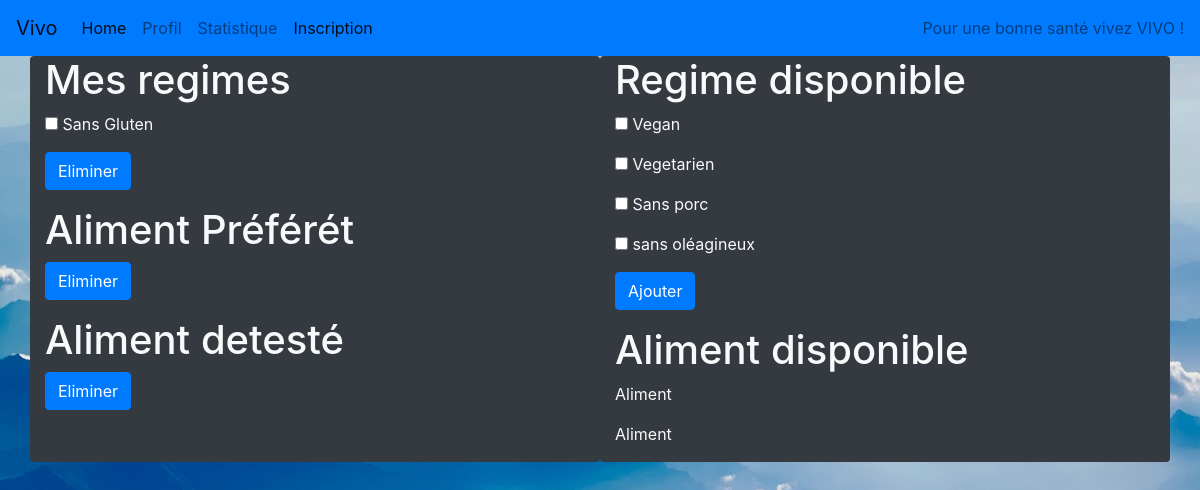
Screenshot of /Gout/gout.php with the database file from the repository.
### tables this page shows
CREATE TABLE IF NOT EXISTS `regime` (
  `id` int(11) NOT NULL AUTO_INCREMENT,
  `Nom` varchar(20) NOT NULL,
  `urlRegime` varchar(255) NOT NULL,
  PRIMARY KEY (`id`)
);

### Gout/gout.php (the view, shortened to what this page needs)
<?php
$BD=getBD();
?>
<html>
<head>
    <link rel="stylesheet" href="gout.css" type="text/css">
    <link rel="stylesheet" href="https://stackpath.bootstrapcdn.com/bootstrap/4.2.1/css/bootstrap.min.css">
</head>
<header>
    <nav class="navbar navbar-expand-lg navbar-light bg-primary">
        <a class="navbar-brand" href="../index.html">Vivo</a>
        <div class="collapse navbar-collapse" id="navbarText">
            <ul class="navbar-nav mr-auto">
                <li class="nav-item active">
                    <a class="nav-link" href="../index.html">Home <span class="sr-only">(current)</span></a>
                </li>
                <li class="nav-item">
                    <a class="nav-link" href="../Profil/Profil.php">Profil</a>
                </li>
                <li class="nav-item">
                    <a class="nav-link" href="../Statistique/Statistique.php">Statistique</a>
                </li>
                <li class="nav-item active">
                    <a class="nav-link" href="../Inscription/inscription.html">Inscription</a>
                </li>
            </ul>
            <span class="navbar-text">
                Pour une bonne santé vivez VIVO !
            </span>
        </div>
    </nav>
</header>
<body>
    <div class="container">
        <div class="row">
            <div class="col-10 col-lg-6 bg-dark mx-auto text-light rounded">
                <div>
                    <h1>Mes regimes</h1>
                    <form method="get" action="Gout.php">
                    <?php $req=$BD->query("SELECT * FROM regime WHERE id in (SELECT id_Regime FROM regime_profil WHERE id_profil=1)");
                    $i=0;
                    while($ligne = $req->fetch()){
                        echo '<p><input type="checkbox" name="'.$i.'" value="'.$ligne['id'].'"> '.$ligne['Nom'].'</p>';
                        $i+=1;
                    }
                    ?>
                    <input type="submit" class="btn btn-primary" name="submit" value="Eliminer">
                    </form>
                </div>
                <div>
                    <h1>Aliment Préférét</h1>
                    <form method="get" action="Gout.php">
                    <input type="submit" class="btn btn-primary" name="submit" value="Eliminer">
                    </form>
                </div>
                <div>
                    <h1>Aliment detesté</h1>
                    <form method="get" action="Gout.php">
                    <input type="submit" class="btn btn-primary" name="submit" value="Eliminer">
                    </form>
                </div>
            </div>
            <div class="col-10 col-lg-6 bg-dark mx-auto text-light rounded"    >
                <div>
                    <h1>Regime disponible</h1>
                    <form method="get" action="Gout.php">
                    <?php $req=$BD->query("SELECT * FROM regime WHERE id NOT in (SELECT id_Regime FROM regime_profil WHERE id_profil=1)");
                    $i=0;
                    while($ligne = $req->fetch()){
                                echo '<p><input type="checkbox" name="'.$i.'" value="'.$ligne['id'].'"> '.$ligne['Nom'].'</p>';
                        $i+=1;
                            }
                    ?>
                    <input type="submit" class="btn btn-primary" name="submit" value="Ajouter">
                    </form>
                </div>
                <div>
                    <h1>Aliment disponible</h1>
                    <p class="select">
                        Aliment
                    </p>
                    <p class="select">
                        Aliment
                    </p>
                </div>
            </div>
        </div>
    </div>
</body>
</html>

### Gout/gout.css (style rules this page uses)
html { margin: 0px; height: 100%; width: 100%; }
body { background: url(../Image/mountains-1985027_1920.jpg); background-size: auto; background-attachment: fixed; margin: 0px; height: 100%; width: 100%; display: inline; }

### rows the page displays
regime: Nom "Sans Gluten"
regime: Nom "Vegan"
regime: Nom "Vegetarien"
regime: Nom "Sans porc"
regime: Nom "sans oléagineux"
